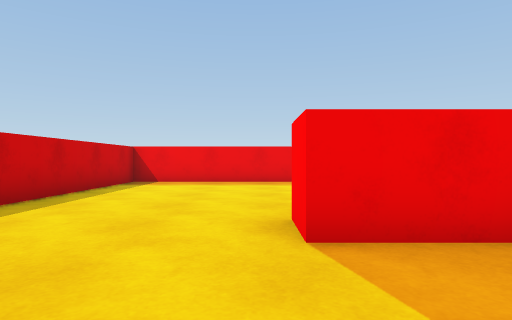
view 1 (above)

20 first-person views from a walk through a scene from a Unity 3-D project. The camera is 0.62 m above the floor, looks level and sees 75° across. The floor is counted in squares, 1 m on a side. Each view is taken from the middle of a square. On the plan, view 1 faces up. The plan holds only what a view shows up to about 10 squares ahead; the rest is blank. The place goes on beyond the plan. Surface patterns are stand-ins for the level's own textures.

view 2
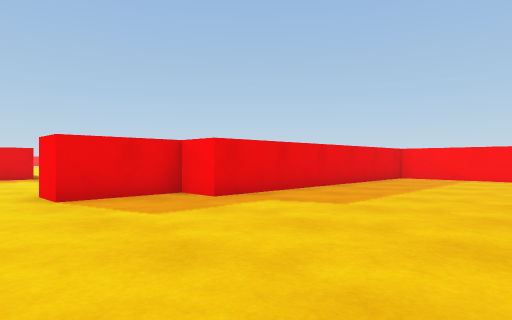

view 3
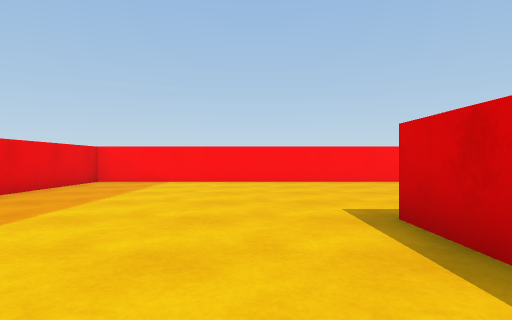

view 4
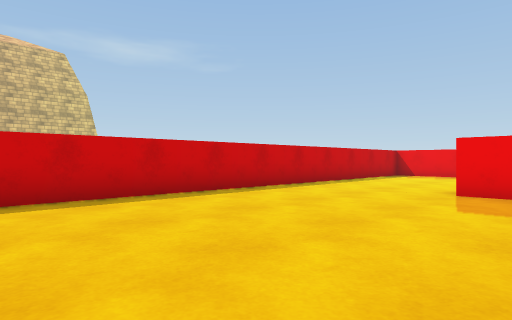

view 5
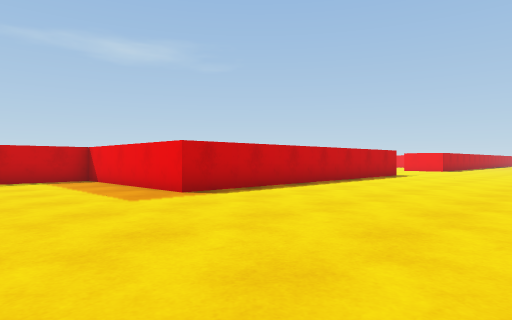

view 6
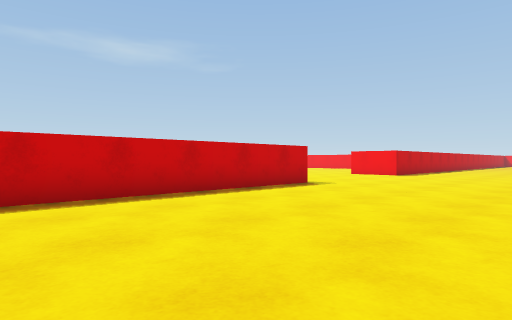

view 7
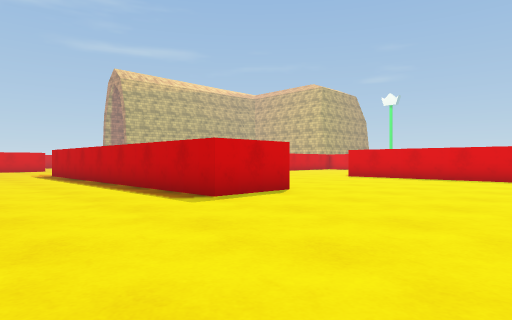

view 8
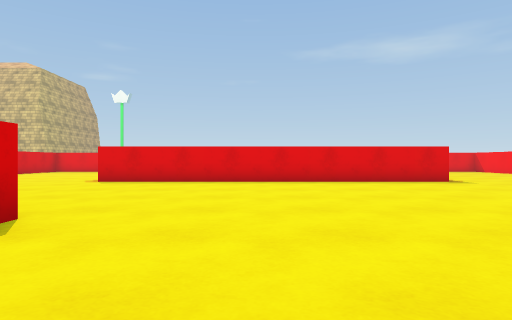

view 9
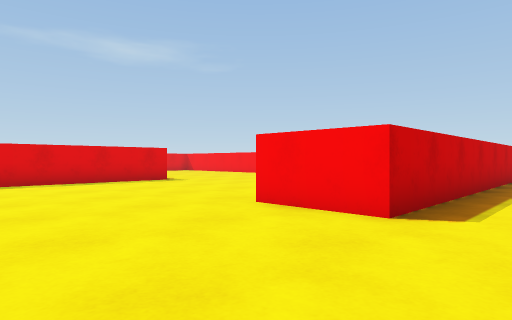

view 10
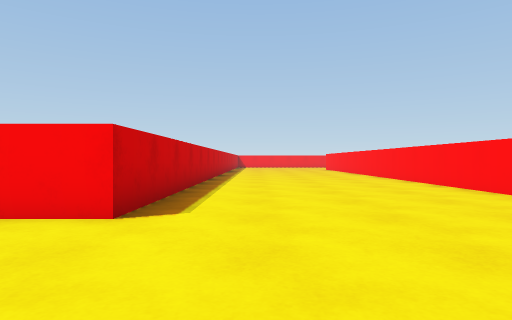

view 11
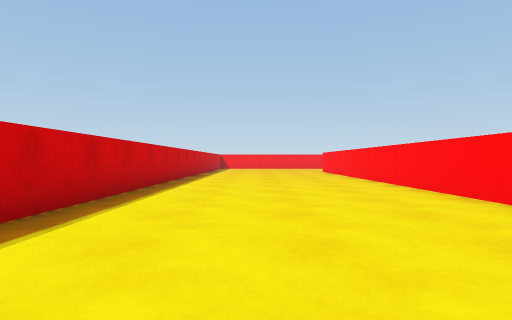

view 12
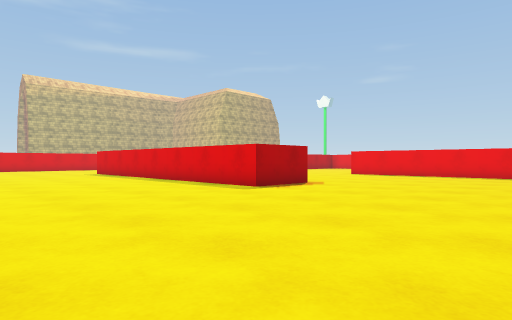

view 13
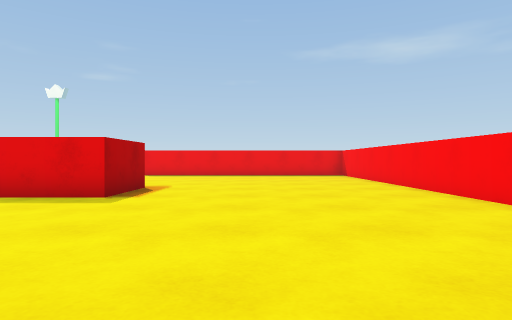

view 14
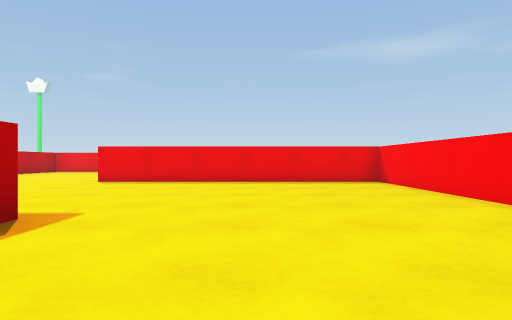

view 15
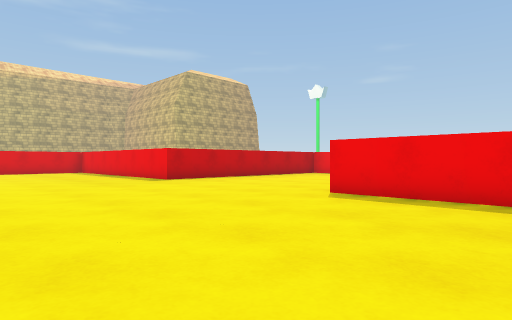

view 16
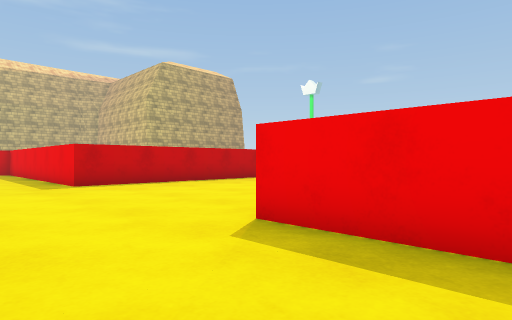

view 17
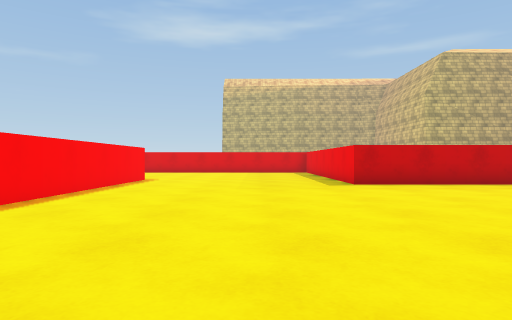

view 18
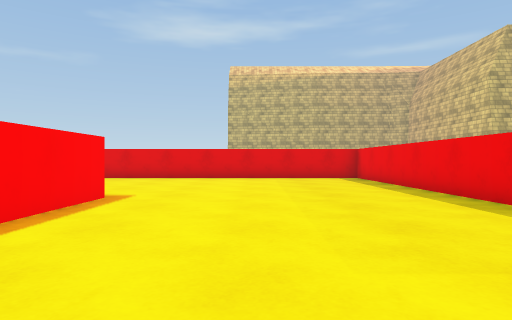

view 19
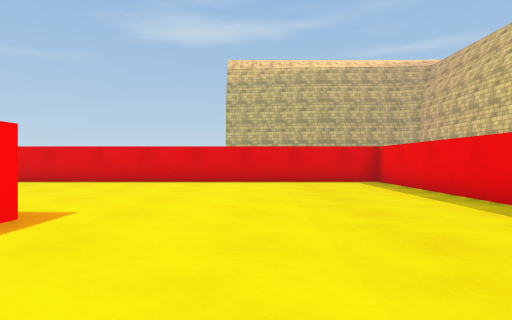

view 20
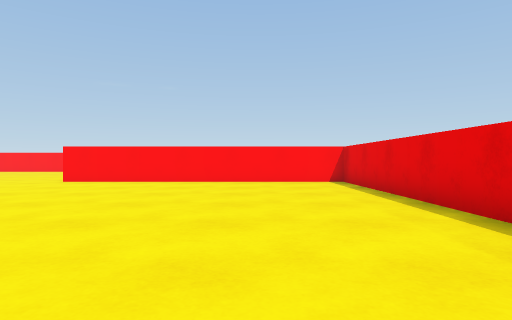

### Floor plan
Points are (right, up) in squares from view 1. A wall is a line through its corners. A room is listed if a view was taken in it or the views show most of it. See-through windows are left out.
Room 1 (views 1, 2, 3, 4, 5, 6, 7, 8, 9, 10, 11, 12, 13, 14, 15, 16, 17, 18, 19, 20)
walls: (1.5, 18.5) (1.5, 10.5); (-8.5, 18.5) (-8.5, 23.5); (0.5, 9.5) (-3.5, 9.5) (-3.5, -3.4); (-6.5, 26.6) (-6.5, 18.5); (-14.5, 18.5) (-14.5, 11.5) (-0.5, 11.5) (-0.5, 18.5); (7.5, 27.9) (7.5, 35.5); (-18.5, 19.5) (-15.5, 19.5); (-5.5, 33.5) (-14.5, 33.5) (-14.5, 26.5); (2.5, 2.5) (1, 2.5); (1.5, 35.5) (1.5, 26.5); (2.9, -4.5) (3.5, -4.5); (10.5, -5.5) (10.5, 1.5) (3.5, 1.5)
objects: red cube (-15, 19); red cube (-15, 26); red cube (-8, 18); red cube (-8, 27); red cube (-7, 18); red cube (-7, 27); red pillar (0, 3); red cube (0, 19); red cube (0, 26); red cube (1, 10); red cube (1, 19); red cube (1, 26); red cube (3, 2)

Positions as (right, up) in squares from view 1, and headings:
1: (0, 0), facing up
2: (-1, -3), facing up-right
3: (1, -3), facing right
4: (2, -4), facing up-left
5: (7, 6), facing up-left
6: (7, 12), facing up-left
7: (5, 24), facing down-left
8: (3, 22), facing left
9: (3, 22), facing up-left
10: (3, 22), facing up
11: (4, 26), facing up
12: (-1, 33), facing down-left
13: (-1, 30), facing left
14: (-5, 30), facing left
15: (-9, 29), facing down-left
16: (-12, 28), facing down-left
17: (-12, 28), facing down
18: (-11, 23), facing down
19: (-11, 21), facing down
20: (-10, 14), facing right
